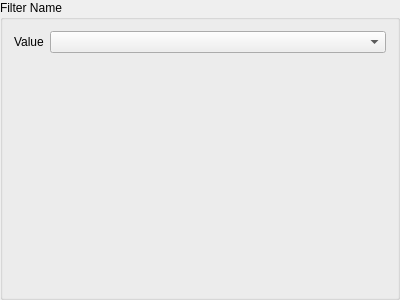
<?xml version="1.0" encoding="UTF-8"?>
<ui version="4.0">
 <class>Form</class>
 <widget class="QGroupBox" name="Form">
  <property name="geometry">
   <rect>
    <x>0</x>
    <y>0</y>
    <width>400</width>
    <height>300</height>
   </rect>
  </property>
  <property name="font">
   <font>
    <weight>50</weight>
    <bold>false</bold>
   </font>
  </property>
  <property name="windowTitle">
   <string>Form</string>
  </property>
  <property name="title">
   <string>Filter Name</string>
  </property>
  <layout class="QFormLayout" name="formLayout">
   <property name="sizeConstraint">
    <enum>QLayout::SetDefaultConstraint</enum>
   </property>
   <property name="fieldGrowthPolicy">
    <enum>QFormLayout::AllNonFixedFieldsGrow</enum>
   </property>
   <item row="1" column="0">
    <widget class="QLabel" name="valuesLabel">
     <property name="text">
      <string>Value</string>
     </property>
    </widget>
   </item>
   <item row="1" column="1">
    <widget class="QComboBox" name="values"/>
   </item>
  </layout>
 </widget>
 <resources/>
 <connections/>
</ui>
